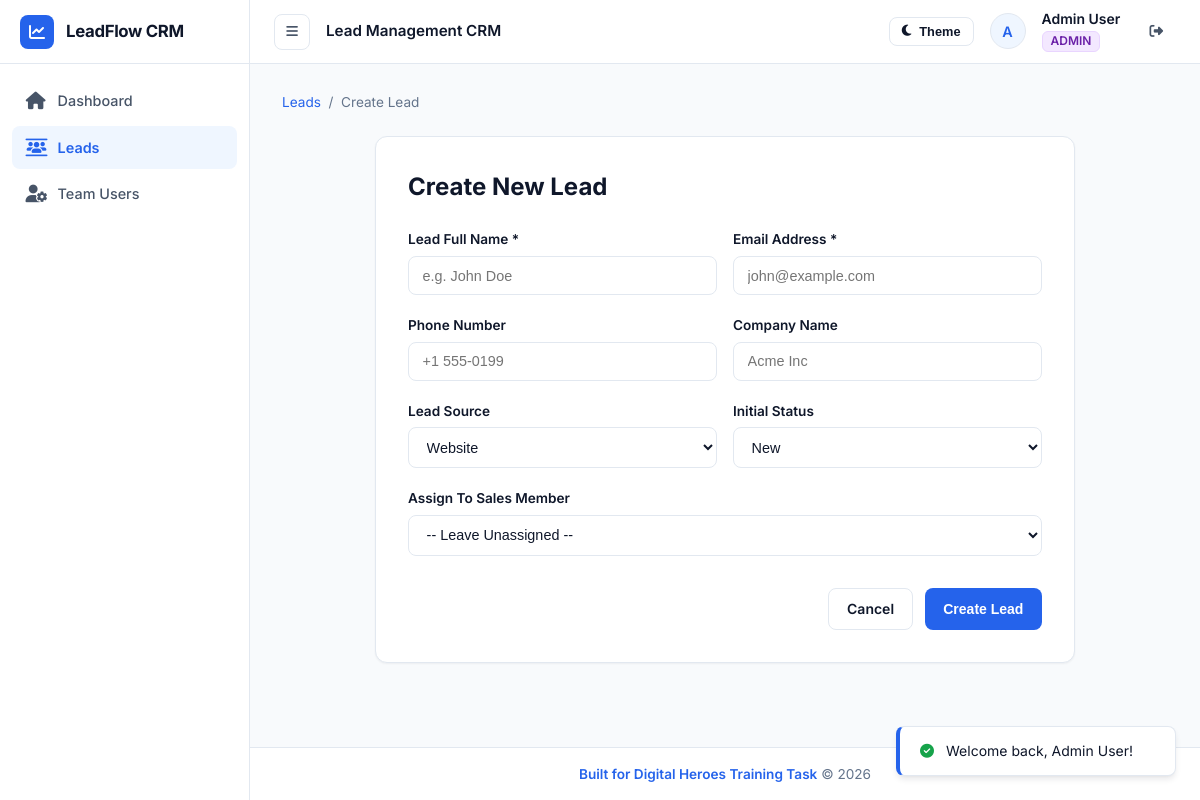
Page /public/leads/create (signed in) on the committed database.
### tables this page shows
CREATE TABLE `users` (
  `id` INT UNSIGNED AUTO_INCREMENT PRIMARY KEY,
  `name` VARCHAR(191) NOT NULL,
  `email` VARCHAR(191) NOT NULL UNIQUE,
  `password` VARCHAR(255) NOT NULL,
  `role` ENUM('ADMIN', 'MEMBER') NOT NULL DEFAULT 'MEMBER',
  `created_at` TIMESTAMP DEFAULT CURRENT_TIMESTAMP,
  `updated_at` TIMESTAMP DEFAULT CURRENT_TIMESTAMP ON UPDATE CURRENT_TIMESTAMP,
  INDEX `idx_users_email` (`email`),
  INDEX `idx_users_role` (`role`)
);

### app/Helpers/functions.php (called while the page is built, shortened)
<?php
if (!function_exists('e')) {
    function e(?string $value): string
    {
        return htmlspecialchars($value ?? '', ENT_QUOTES, 'UTF-8');
    }
}
if (!function_exists('base_url')) {
    function base_url(string $path = ''): string
    {
        $scriptName = $_SERVER['SCRIPT_NAME'] ?? '';
        $baseFolder = rtrim(dirname($scriptName), '/\\');
        $path = ltrim($path, '/');
        return $path ? $baseFolder . '/' . $path : ($baseFolder ?: '/');
    }
}
if (!function_exists('view')) {
    function view(string $template, array $data = []): void
    {
        extract($data);
        $file = __DIR__ . '/../../views/' . str_replace('.', '/', $template) . '.php';
        require $file;
    }
}
if (!function_exists('old')) {
    function old(string $key, mixed $default = ''): mixed
    {
        return \App\Core\Session::getOldInput($key, $default);
    }
}

### app/Core/Response.php (called while the page is built, shortened)
<?php
class Response
{
    public function render(string $view, array $data = [], int $statusCode = 200): void
    {
        view($view, $data);
        exit;
    }
}

### app/Controllers/LeadController.php (called while the page is built, shortened)
<?php
class LeadController
{
    private Response $response;
    public function __construct()
    {
        $this->response = new Response();
    }
    public function create(Request $request): void
    {
        $members = User::allMembers();
        $this->response->render('leads.create', [
            'members' => $members,
            'statuses' => Lead::STATUSES
        ]);
    }
}

### public/index.php (called while the page is built, shortened)
<?php
spl_autoload_register(function ($class) {
    $prefix = 'App\\';
    $baseDir = BASE_PATH . '/app/';
    $len = strlen($prefix);
    $relativeClass = substr($class, $len);
    $file = $baseDir . str_replace('\\', '/', $relativeClass) . '.php';
});
require_once BASE_PATH . '/app/Helpers/functions.php';
try {
    $request = new \App\Core\Request();
    $router = new \App\Core\Router($request);
    $router->dispatch();
} catch (\Throwable $e) {
    $isApi = str_starts_with($_SERVER['REQUEST_URI'] ?? '', '/api') ||
             (isset($_SERVER['HTTP_ACCEPT']) && str_contains($_SERVER['HTTP_ACCEPT'], 'application/json'));
    if ($isApi) {
        json_response([
            'success' => false,
            'error' => $e->getMessage(),
            'code' => $e->getCode() ?: 500
        ], $e->getCode() >= 400 && $e->getCode() < 600 ? $e->getCode() : 500);
    } else {
        http_response_code(500);
        if (file_exists(BASE_PATH . '/views/errors/500.php')) {
            view('errors.500', ['exception' => $e]);
        } else {
            echo "<h1>500 Internal Server Error</h1>";
            echo "<p>" . e($e->getMessage()) . "</p>";
        }
    }
}

### app/Core/Session.php (called while the page is built, shortened)
<?php
class Session
{
    public static function get(string $key, mixed $default = null): mixed
    {
        return $_SESSION[$key] ?? $default;
    }
    public static function getOldInput(string $key, mixed $default = ''): mixed
    {
        $value = $_SESSION['_old_input'][$key] ?? $default;
        return $value;
    }
}

### app/Core/Request.php (called while the page is built, shortened)
<?php
class Request
{
    private string $uri;
    public function __construct()
    {
        $this->uri = $this->parseUri();
    }
    private function parseUri(): string
    {
        $rawUri = $_SERVER['REQUEST_URI'] ?? '/';
        $rawUri = urldecode($rawUri);
        $scriptDir = urldecode(dirname($_SERVER['SCRIPT_NAME'] ?? ''));
        $scriptDir = str_replace('\\', '/', $scriptDir);
        if ($scriptDir !== '/' && $scriptDir !== '.' && str_starts_with($rawUri, $scriptDir)) {
            $rawUri = substr($rawUri, strlen($scriptDir));
        }
        $uri = '/' . trim($rawUri, '/');
        return $uri === '' ? '/' : $uri;
    }
    public function getUri(): string
    {
        return $this->uri;
    }
}

### app/Core/Auth.php (called while the page is built, shortened)
<?php
class Auth
{
    private static ?array $userCache = null;
    public static function user(): ?array
    {
        if (self::$userCache !== null) {
            return self::$userCache;
        }
        $userId = Session::get('user_id');
        $user = User::find((int) $userId);
        self::$userCache = $user;
        return self::$userCache;
    }
    public static function check(): bool
    {
        return self::user() !== null;
    }
}

### config/database.php (called while the page is built)
<?php
return [
    'host' => '127.0.0.1',
    'port' => 3306,
    'database' => 'lead_crm',
    'username' => 'root',
    'password' => '',
    'charset' => 'utf8mb4',
    'options' => [
        PDO::ATTR_ERRMODE => PDO::ERRMODE_EXCEPTION,
        PDO::ATTR_DEFAULT_FETCH_MODE => PDO::FETCH_ASSOC,
        PDO::ATTR_EMULATE_PREPARES => false,
    ]
];

### app/Core/Database.php (called while the page is built, shortened)
<?php
class Database
{
    private static ?PDO $instance = null;
    public static function getInstance(): PDO
    {
        if (self::$instance === null) {
            $config = require BASE_PATH . '/config/database.php';
            $dsn = sprintf(
                "mysql:host=%s;port=%d;dbname=%s;charset=%s",
                $config['host'],
                $config['port'],
                $config['database'],
                $config['charset']
            );
            try {
                self::$instance = new PDO(
                    $dsn,
                    $config['username'],
                    $config['password'],
                    $config['options']
                );
            } catch (PDOException $e) {
                throw new Exception("Database Connection Failed: " . $e->getMessage(), 500);
            }
        }
        return self::$instance;
    }
    public static function fetch(string $sql, array $params = []): ?array
    {
        $stmt = self::getInstance()->prepare($sql);
        $stmt->execute($params);
        $result = $stmt->fetch();
        return $result ?: null;
    }
}

### app/Models/User.php (called while the page is built, shortened)
<?php
class User
{
    public static function find(int $id): ?array
    {
        return Database::fetch("SELECT id, name, email, role, created_at, updated_at FROM users WHERE id = ?", [$id]);
    }
}

### app/Middleware/AuthMiddleware.php (called while the page is built, shortened)
<?php
class AuthMiddleware
{
    public function handle(Request $request): void
    {
        if (!Auth::check()) {
            if ($request->isJson()) {
                json_response(['success' => false, 'error' => 'Unauthenticated access.'], 401);
            } else {
                flash('error', 'Please log in to access this page.');
                redirect('/login');
            }
        }
    }
}

### views/leads/create.php (the view, shortened to what this page needs)
<div style="margin-bottom: 1.5rem; font-size: 0.85rem; color: var(--text-muted);">
    <a href="<?= base_url('/leads') ?>">Leads</a> &nbsp;&sol;&nbsp; <span>Create Lead</span>
</div>
<div class="table-card" style="max-width: 700px; padding: 2rem; margin: 0 auto;">
    <h1 style="font-size: 1.5rem; font-weight: 700; margin-bottom: 1.5rem; color: var(--text-main);">Create New Lead</h1>
    <form action="<?= base_url('/leads') ?>" method="POST">
        <div style="display: grid; grid-template-columns: 1fr 1fr; gap: 1rem;">
            <div class="form-group">
                <label class="form-label" for="name">Lead Full Name *</label>
                <input type="text" id="name" name="name" class="form-control" value="<?= e(old('name')) ?>" placeholder="e.g. John Doe" required>
            </div>
            <div class="form-group">
                <label class="form-label" for="email">Email Address *</label>
                <input type="email" id="email" name="email" class="form-control" value="<?= e(old('email')) ?>" placeholder="john@example.com" required>
            </div>
        </div>
        <div style="display: grid; grid-template-columns: 1fr 1fr; gap: 1rem;">
            <div class="form-group">
                <label class="form-label" for="phone">Phone Number</label>
                <input type="text" id="phone" name="phone" class="form-control" value="<?= e(old('phone')) ?>" placeholder="+1 555-0199">
            </div>
            <div class="form-group">
                <label class="form-label" for="company">Company Name</label>
                <input type="text" id="company" name="company" class="form-control" value="<?= e(old('company')) ?>" placeholder="Acme Inc">
            </div>
        </div>
        <div style="display: grid; grid-template-columns: 1fr 1fr; gap: 1rem;">
            <div class="form-group">
                <label class="form-label" for="source">Lead Source</label>
                <select id="source" name="source" class="form-control">
                    <option value="Website" <?= old('source') === 'Website' ? 'selected' : '' ?>>Website</option>
                </select>
            </div>
            <div class="form-group">
                <label class="form-label" for="status">Initial Status</label>
                <select id="status" name="status" class="form-control">
                    <?php foreach ($statuses as $st): ?>
                        <option value="<?= e($st) ?>" <?= old('status', 'New') === $st ? 'selected' : '' ?>><?= e($st) ?></option>
                    <?php endforeach; ?>
                </select>
            </div>
        </div>
        <div class="form-group">
            <label class="form-label" for="assigned_to">Assign To Sales Member</label>
            <select id="assigned_to" name="assigned_to" class="form-control">
                <option value="">-- Leave Unassigned --</option>
            </select>
        </div>
        <div style="display: flex; justify-content: flex-end; gap: 0.75rem; margin-top: 2rem;">
            <a href="<?= base_url('/leads') ?>" class="btn btn-secondary">Cancel</a>
            <button type="submit" class="btn btn-primary">Create Lead</button>
        </div>
    </form>
</div>
<?php
require BASE_PATH . '/views/layouts/main.php';
?>

### app/Core/Router.php (shortened to what this page needs)
<?php
class Router
{
    private Request $request;
    private array $routes = [];
    private array $groupMiddleware = [];
    public function __construct(Request $request)
    {
        $this->request = $request;
    }
    public function group(array $attributes, callable $callback): void
    {
        $previousGroupMiddleware = $this->groupMiddleware;
        if (isset($attributes['middleware'])) {
            $this->groupMiddleware = array_merge($this->groupMiddleware, (array) $attributes['middleware']);
        }
        $this->groupMiddleware = $previousGroupMiddleware;
    }
    private function addRoute(string $method, string $path, array $handler, array $middleware = []): self
    {
        $allMiddleware = array_merge($this->groupMiddleware, $middleware);
        $this->routes[] = [
            'method' => strtoupper($method),
            'path' => '/' . trim($path, '/'),
            'handler' => $handler,
            'middleware' => $allMiddleware
        ];
        return $this;
    }
    public function dispatch(): void
    {
        $requestMethod = $this->request->getMethod();
        $requestUri = '/' . trim($this->request->getUri(), '/');
        foreach ($this->routes as $route) {
            if ($route['method'] !== $requestMethod) {
                continue;
            }
            $pattern = preg_replace('/\{([a-zA-Z0-9_]+)\}/', '(?P<$1>[^/]+)', $route['path']);
            $pattern = '#^' . $pattern . '$#';
            if (preg_match($pattern, $requestUri, $matches)) {
                $params = array_filter($matches, 'is_string', ARRAY_FILTER_USE_KEY);
                foreach ($route['middleware'] as $middlewareClass) {
                    $middleware = new $middlewareClass();
                    $middleware->handle($this->request);
                }
                [$controllerClass, $method] = $route['handler'];
                $controller = new $controllerClass();
                call_user_func_array([$controller, $method], array_merge([$this->request], $params));
                return;
            }
        }
    }
}

### views/partials/navbar.php
<?php $currentUser = \App\Core\Auth::user(); ?>
<nav class="top-navbar">
    <div class="navbar-left">
        <button type="button" class="menu-toggle-btn" id="menuToggleBtn" title="Toggle Navigation">
            <i class="fa-solid fa-bars"></i>
        </button>
        <span style="font-size: 0.95rem; font-weight: 600; color: var(--text-primary);">
            Lead Management CRM
        </span>
    </div>
    <div class="user-nav-group">
        <button type="button" class="btn btn-secondary" id="themeToggleBtn" style="padding: 0.4rem 0.75rem; font-size: 0.8rem;">
            <i class="fa-solid fa-moon"></i>
            <span>Theme</span>
        </button>
        <?php if ($currentUser): ?>
            <div class="user-avatar-badge">
                <?= strtoupper(substr($currentUser['name'], 0, 1)) ?>
            </div>
            <div style="display: flex; flex-direction: column; line-height: 1.2;">
                <span style="font-weight: 600; font-size: 0.875rem; color: var(--text-primary);"><?= e($currentUser['name']) ?></span>
                <span class="badge-role <?= $currentUser['role'] === 'ADMIN' ? 'badge-admin' : 'badge-member' ?>" style="width: fit-content; margin-top: 0.15rem;">
                    <?= $currentUser['role'] ?>
                </span>
            </div>
            <a href="<?= base_url('/logout') ?>" class="btn btn-ghost" style="padding: 0.4rem 0.75rem; font-size: 0.85rem;" title="Sign Out">
                <i class="fa-solid fa-right-from-bracket"></i>
            </a>
        <?php endif; ?>
    </div>
</nav>

### rows in the picture
users: name "A", name "Admin User", role "ADMIN"

### other values in the picture
form field status "New"
